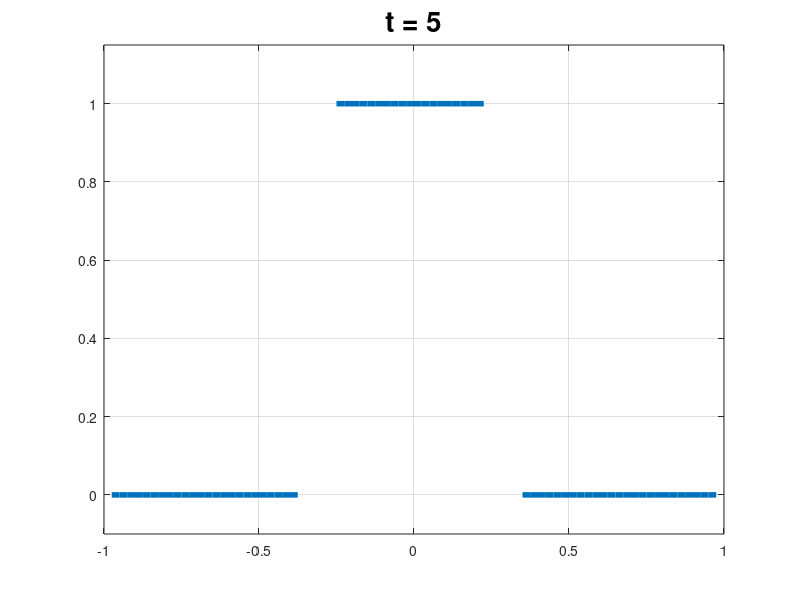

MATLAB code to generate this figure:
% Biharmonic diffusion: explicit solution of 4th-order
%    eqn  u_t = -u_xxxx,  u(-1) = u(1) = u'(-1) = u'(1) = 0.

% Grid, initial data, and plotting setup:
h = .025;
x = (-1+h:h:1-h)';
u = abs(x)<.3;
figure(1); clf;
plt = plot(x,u,'linewidth',4);
axis([-1 1 -.1 1.15]), grid
% Based on analysis, the largest value to stay in stability region is h^4/8 which is approximately equal to 4.88e-8
k = input('k? (e.g. 1e-8, 4e-8, 5e-8, 4.88e-8, 4.89e-8) '); 

% Sparse matrix for finite differencing:
N = length(x);
e = ones(N,1);
H = spdiags([-e  4*e  -6*e  4*e  -e], [-2 -1 0 1 2], N,N);
H = 1/h^4 * H;

%% BCs
% To do periodic we would have various corner terms to fill in...
% Or use the trick of building the Laplacian and square it
%L = spdiags([e  -2*e  e], [-1 0 1], N,N);
%L(1,end) = 1; L(end,1) = 1;
%L = 1/h^2 * L;
%H = L^2;


Tf = 1;
% adjust either final time or time-step to have integer steps
numsteps = ceil(Tf / k);
%k = Tf / numsteps
Tf = k*numsteps;

for n = 1:numsteps
  u = u + k*(H*u);
  t = n*k;
  % speed it up by only plotting every 100 steps
  %if mod(n,100) == 0
    set(plt,'ydata',u)
    title(['t = ' num2str(t)],'fontsize',20)
    drawnow
  %end
end

%% estimate the eigenvalues...
% for analysis, use "eigs" not "eig"
evs = eigs(H, 10, 'lm')   % lm = largest magnitude
largest_k = 2 / max(abs(evs))
